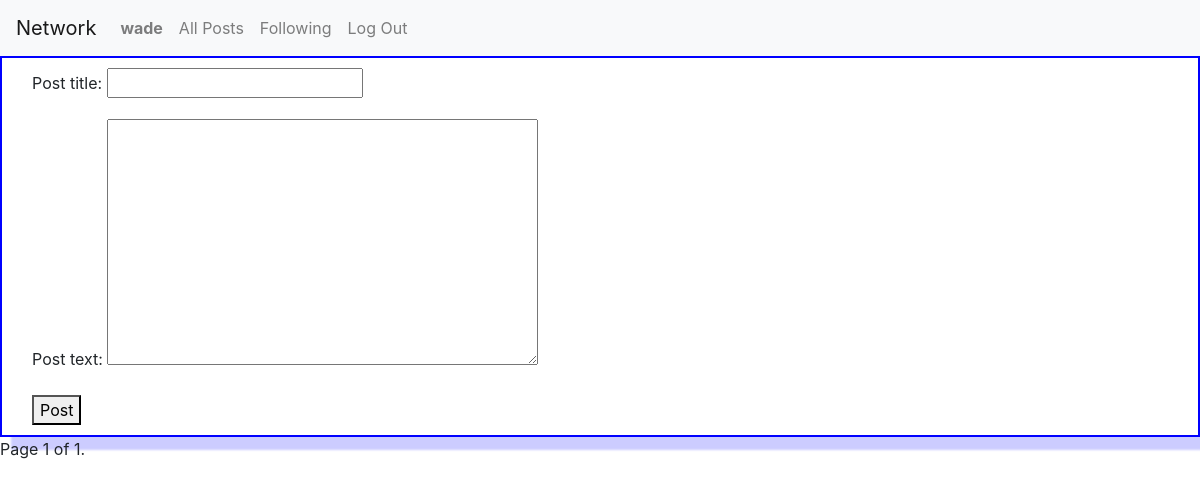
/ (signed in), run on an earlier commit of the app's database.
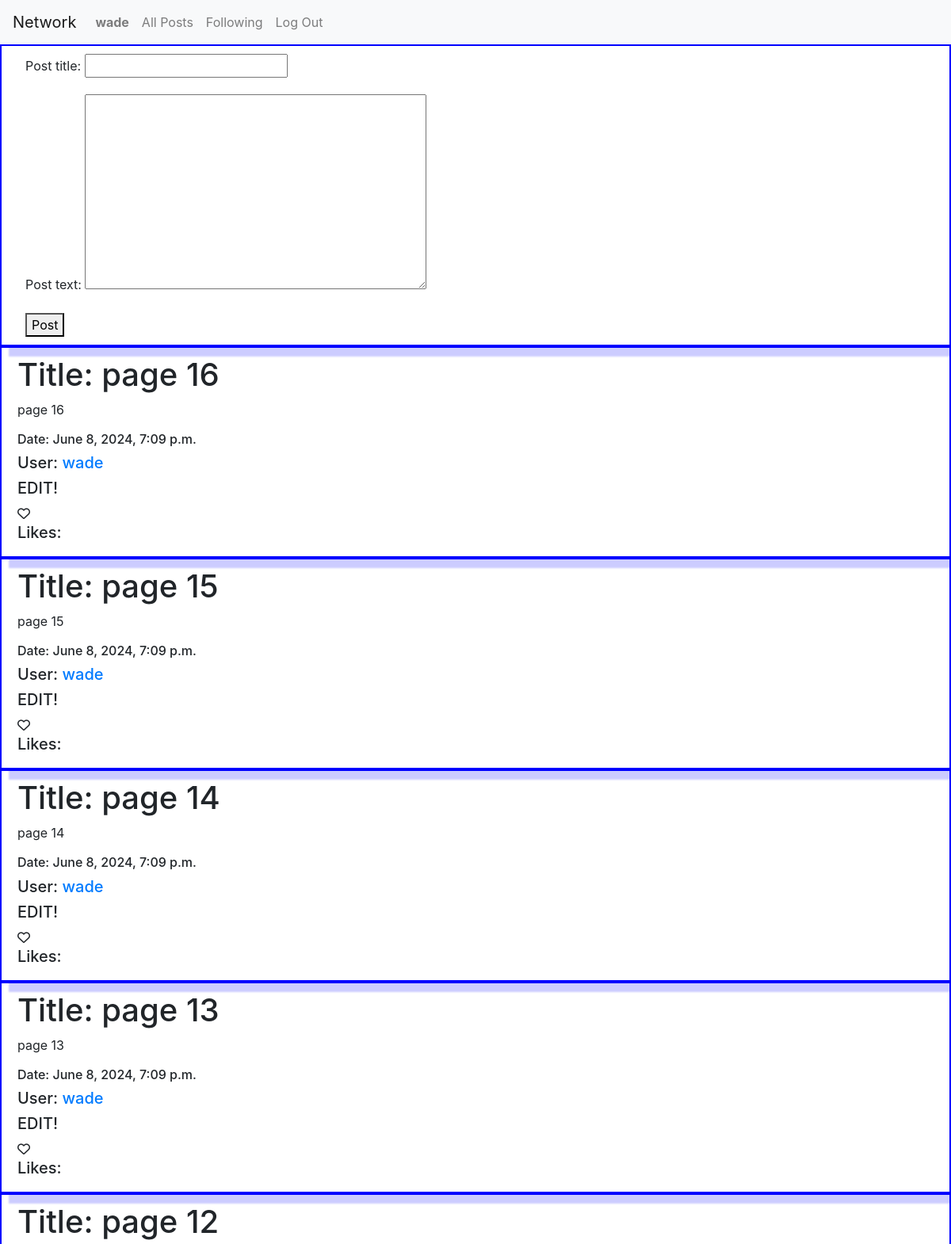
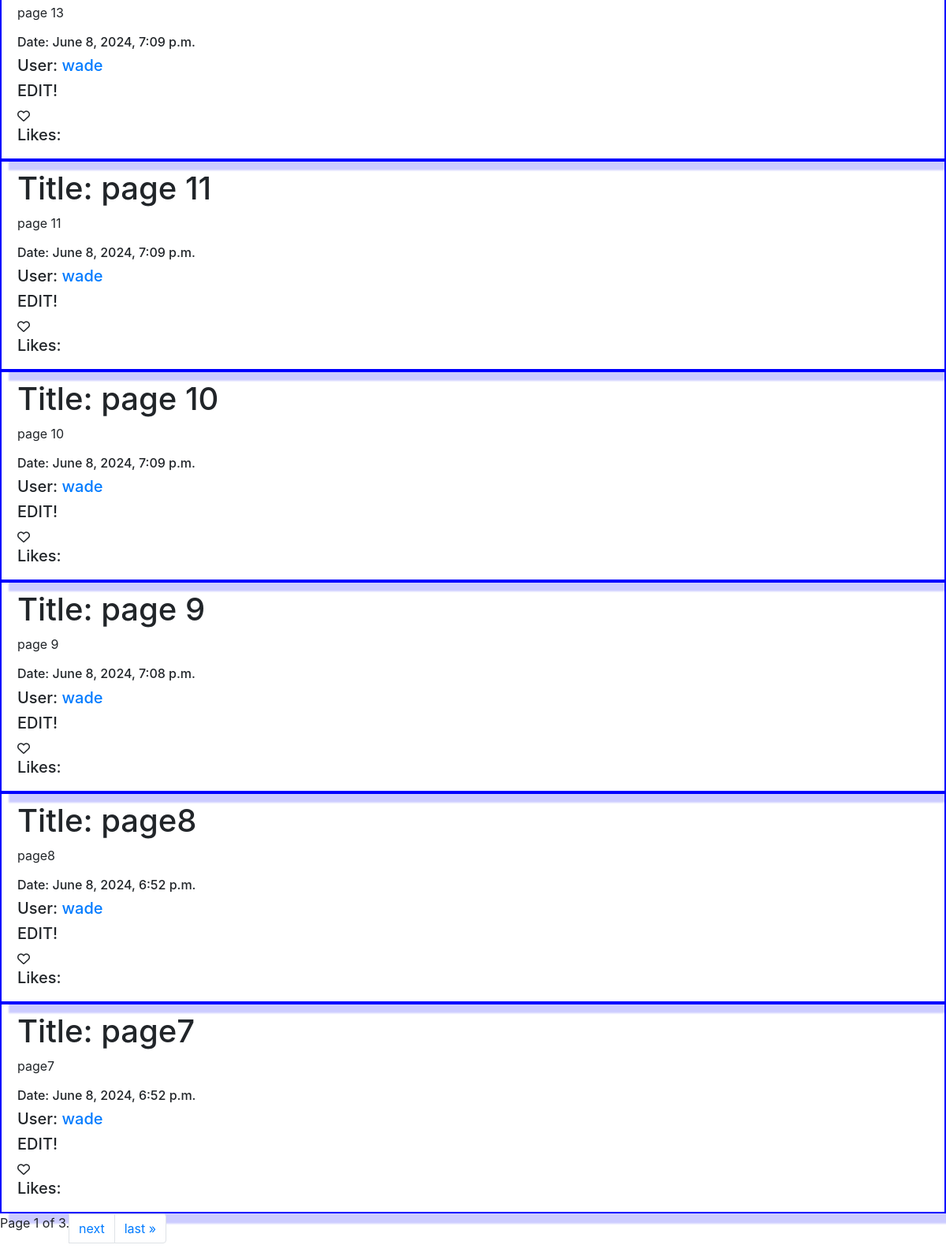
And on a later commit of the database (2 pictures, top to bottom).
### network/models.py (models this page shows)
class User(AbstractUser):
    pass

class Posts(models.Model):
    post_title=models.CharField(max_length=20) #title
    post_text=models.TextField(max_length=330) #text
    likes=models.ManyToManyField(User,related_name="post_likes", blank=True) #likes, will be many users
    post_date=models.DateTimeField(auto_now_add=True) #date/time
    user=models.ForeignKey(User, related_name="post_author", on_delete=models.CASCADE) #user id foreign key

### network/views.py (the view, shortened to what this page needs)
# urls.py: path("", views.index, name="index"),
@login_required(login_url='login')  #requires user to be logged in to post and view forum
def index(request):
    form1=PostForm()                  #request post form
    posts=Posts.objects.all()        # gets all posts and paginates them when returning a render of the index view
    posts=posts.order_by("-post_date") # order posts by date
    for post in posts:                     # loop through all ordered posts and add a temporary attribute of the number of likes per post
        post.likes_counts=post.likes.count()
    p=Paginator(posts,10)            # paginating
    page_number=request.GET.get('page')
    page_obj=p.get_page(page_number)
    return render(request, "network/index.html", {'form1':form1, 'page_obj':page_obj})

### network/forms.py
class PostForm(forms.ModelForm):
    class Meta:
        model = Posts
        fields = ['post_title', 'post_text']

### network/templates/network/index.html (shortened to what this page needs)
{% extends "network/layout.html" %}
{% block body %}
<form method="POST" class="wade_form">
    {{ form1.as_p }}
    <button type="submit">Post</button>
</form>
{% for page in page_obj %}
<div class="Post">
<h1>Title: {{page.post_title}}</h1>
<p>{{page.post_text}}</p>
<h6>Date: {{page.post_date}}</h6>
<h5>User: <a href="{% url 'profile' page.user.id %}">{{ page.user.username }}</a></h5>
<h5>EDIT!</h5>
<div class="heart_container">
    <i class="fa-regular fa-heart"></i>
</div>
<h5>Likes: {{page.likes_count}}</h5>
</div>
{% endfor %}
<nav aria-label="Page navigation">
    <ul class="pagination">
        {% if page_obj.paginator.num_pages > 0 %}
        <li>
        <span class="pagination">
            Page {{ page_obj.number }} of {{ page_obj.paginator.num_pages }}.
        </span>
        </li>
        {% if page_obj.has_next %}
        <li class="page-item"><a href="?page={{ page_obj.next_page_number }}" class="page-link">next</a></li>
        <li class="page-item"><a href="?page={{ page_obj.paginator.num_pages }}" class="page-link">last &raquo;</a></li>
        {% endif %}
        {% else %}
        <H1> No pages to display</H1>
        {% endif %}
    </ul>
    </nav>
{% endblock %}

### network/templates/network/layout.html (shortened to what this page needs)
{% load static %}
<!DOCTYPE html>
<html lang="en">
    <head>
        <link rel="stylesheet" href="https://stackpath.bootstrapcdn.com/bootstrap/4.4.1/css/bootstrap.min.css">
        <link href="{% static 'network/styles.css' %}" rel="stylesheet">
    </head>
    <body>
        <nav class="navbar navbar-expand-lg navbar-light bg-light">
            <a class="navbar-brand" href="#">Network</a>
            <div>
              <ul class="navbar-nav mr-auto">
                {% if user.is_authenticated %}
                    <li class="nav-item">
                        <a class="nav-link" href="#"><strong>{{ user.username }}</strong></a>
                    </li>
                {% endif %}
                <li class="nav-item">
                  <a class="nav-link" href="{% url 'index' %}">All Posts</a>
                </li>
                {% if user.is_authenticated %}
                    <li class="nav-item">
                        <a class="nav-link" href="#">Following</a>
                    </li>
                    <li class="nav-item">
                        <a class="nav-link" href="{% url 'logout' %}">Log Out</a>
                    </li>
                {% endif %}
              </ul>
            </div>
          </nav>
        <div class="body">
            {% block body %}
            {% endblock %}
        </div>
    </body>
</html>

### network/static/network/styles.css (style rules this page uses)
.Post { align-content: center; align-self: flex-end; box-shadow: 12px 12px 2px 1px rgba(0, 0, 255, .2); border: 2px solid blue; padding-left: 20px; padding-bottom: 10px; padding-top: 10px; }
.wade_form { align-content: center; align-self: flex-end; box-shadow: 12px 12px 2px 1px rgba(0, 0, 255, .2); border: 2px solid blue; padding-left: 30px; padding-bottom: 10px; padding-top: 10px; }
.fa-heart { --fa-primary-color: red; }

What changed in the data, as far as the page shows it:
added Posts: post_title "page 16", post_text "page 16", post_date "June 8, 2024, 7:09 p.m.", user.username "wade"
added Posts: post_title "page 15", post_text "page 15", post_date "June 8, 2024, 7:09 p.m.", user.username "wade"
added Posts: post_title "page 14", post_text "page 14", post_date "June 8, 2024, 7:09 p.m.", user.username "wade"
added Posts: post_title "page 13", post_text "page 13", post_date "June 8, 2024, 7:09 p.m.", user.username "wade"
added Posts: post_title "page 12", post_text "page 13", post_date "June 8, 2024, 7:09 p.m.", user.username "wade"
added Posts: post_title "page 11", post_text "page 11", post_date "June 8, 2024, 7:09 p.m.", user.username "wade"
added Posts: post_title "page 10", post_text "page 10", post_date "June 8, 2024, 7:09 p.m.", user.username "wade"
added Posts: post_title "page 9", post_text "page 9", post_date "June 8, 2024, 7:08 p.m.", user.username "wade"
added Posts: post_title "page8", post_text "page8", post_date "June 8, 2024, 6:52 p.m.", user.username "wade"
added Posts: post_title "page7", post_text "page7", post_date "June 8, 2024, 6:52 p.m.", user.username "wade"
Also different on the page:
{{ page_obj.paginator.num_pages }}: "1" → "3"
text now shown: "next last »"
